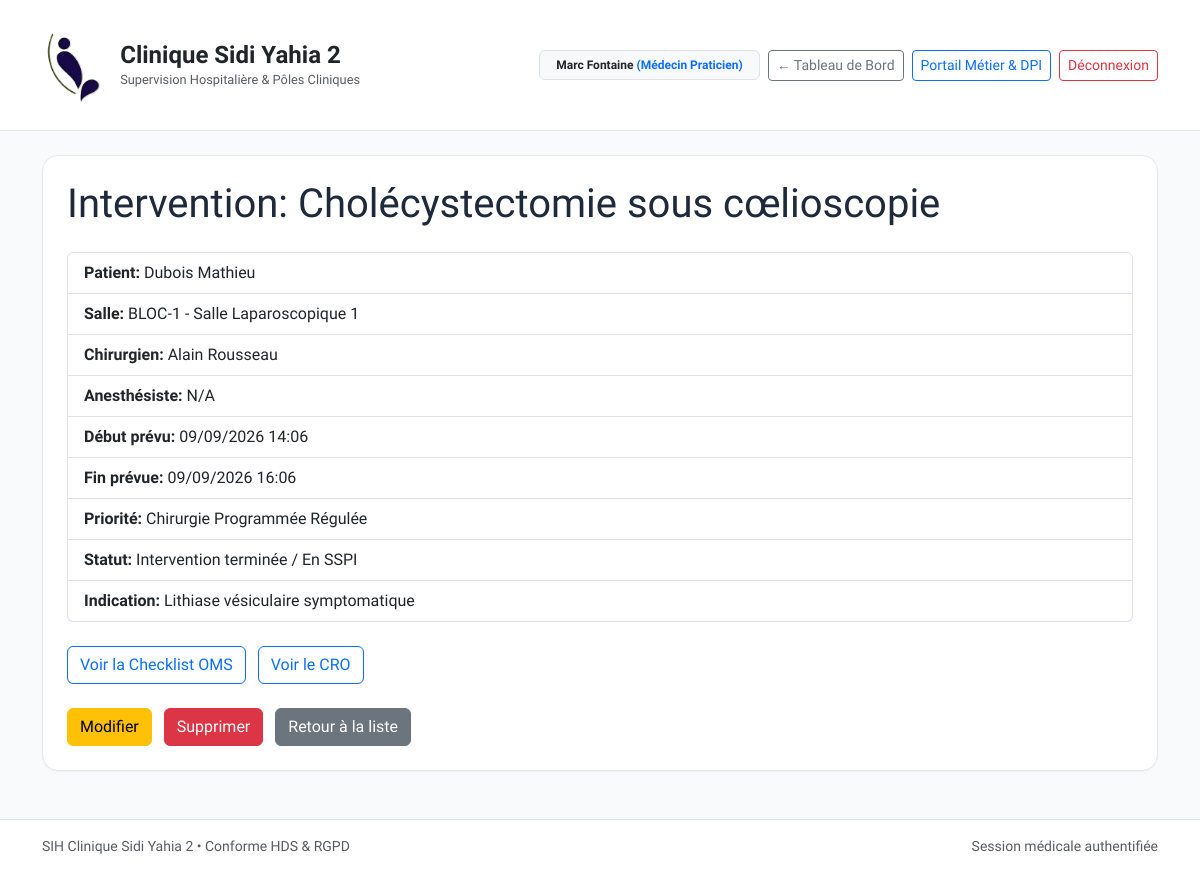
/chirurgie/intervention/1/ (signed in), run on the app's committed database.
### apps/core/models.py (models this page shows, shortened)
class CustomUser(AbstractUser):
    role = models.CharField(
        max_length=30,
        choices=UserRole.choices,
        default=UserRole.MEDECIN,
        verbose_name="Rôle hospitalier",
    )
    department = models.ForeignKey(
        Department,
        on_delete=models.PROTECT,
        null=True,
        blank=True,
        related_name="staff_members",
        verbose_name="Département d'affectation",
    )
    license_number = models.CharField(
        max_length=30,
        blank=True,
        verbose_name="Numéro RPPS / ADELI",
        help_text="Identifiant national des professionnels de santé",
    )
    phone_number = models.CharField(
        max_length=20,
        blank=True,
        verbose_name="Numéro de téléphone d'urgence / Bip",
    )
    class Meta:
        verbose_name = "Personnel Médical / Utilisateur"
        verbose_name_plural = "Personnel Médical / Utilisateurs"

class AuditableModel(models.Model):
    created_at = models.DateTimeField(
        auto_now_add=True,
        verbose_name="Date de création",
        help_text="Horodatage immuable de l'enregistrement",
    )
    updated_at = models.DateTimeField(
        auto_now=True,
        verbose_name="Dernière mise à jour",
        help_text="Horodatage automatique de la dernière modification",
    )
    class Meta:
        abstract = True

class Patient(AuditableModel):
    ipp = models.CharField(
        max_length=20,
        unique=True,
        editable=False,
        verbose_name="IPP (Identifiant Permanent Patient)",
        help_text="Format normalisé : IPP-YYYY-XXXXXX",
    )
    nir = models.CharField(
        max_length=15,
        unique=True,
        validators=[validate_french_nir],
        verbose_name="Numéro de Sécurité Sociale (NIR)",
        help_text="15 caractères avec clé de contrôle",
    )
    last_name = models.CharField(max_length=100, verbose_name="Nom usuel")
    first_name = models.CharField(max_length=100, verbose_name="Prénom")
    maiden_name = models.CharField(max_length=100, blank=True, verbose_name="Nom de naissance")
    birth_date = models.DateField(verbose_name="Date de naissance")
    gender = models.CharField(
        max_length=1,
        choices=[("M", "Masculin"), ("F", "Féminin"), ("I", "Indéterminé")],
        verbose_name="Sexe biologique",
    )
    blood_group = models.CharField(
        max_length=4,
        choices=BloodGroup.choices,
        default=BloodGroup.INDETERMINE,
        verbose_name="Groupe sanguin & Rhésus",
    )
    current_status = models.ForeignKey(
        PatientStatusConfig,
        on_delete=models.PROTECT,
        null=True,
        blank=True,
        related_name="patients",
        verbose_name="Statut actuel du patient",
    )
    status_updated_at = models.DateTimeField(
        null=True,
        blank=True,
        verbose_name="Dernier changement de statut",
    )
    known_allergies = models.TextField(blank=True, verbose_name="Allergies connues")
    major_medical_history = models.TextField(blank=True, verbose_name="Antécédents médico-chirurgicaux majeurs")
    ongoing_treatments = models.TextField(blank=True, verbose_name="Traitements en cours")
    trusted_person_name = models.CharField(max_length=120, blank=True, verbose_name="Personne de confiance / Représentant légal")
    trusted_person_relation = models.CharField(
        max_length=80,
        blank=True,
        default="Représentant légal / Tuteur",
        verbose_name="Qualité du représentant légal",
    )
    trusted_person_phone = models.CharField(max_length=25, blank=True, verbose_name="Téléphone de la personne de confiance")
    phone = models.CharField(max_length=25, blank=True, verbose_name="Téléphone patient")
    email = models.EmailField(blank=True, verbose_name="Adresse courriel")
    address = models.CharField(max_length=255, blank=True, verbose_name="Adresse postale")
    city = models.CharField(max_length=100, blank=True, verbose_name="Ville / Commune")
    state_province = models.CharField(max_length=100, blank=True, verbose_name="Wilaya / Province / État")
    national_id_number = models.CharField(max_length=50, blank=True, verbose_name="N° PC ou Carte d'Identité (CI)")
    class Meta:
        verbose_name = "Dossier Patient Unique (DPI)"
        verbose_name_plural = "Dossiers Patients Uniques (DPI)"
        ordering = ["last_name", "first_name"]

### apps/chirurgie/models.py (models this page shows, shortened)
class SurgicalIntervention(AuditableModel):
    patient = models.ForeignKey(
        Patient,
        on_delete=models.CASCADE,
        related_name="surgical_interventions",
        verbose_name="Patient (DPI)",
    )
    operating_room = models.ForeignKey(
        OperatingRoom,
        on_delete=models.PROTECT,
        related_name="interventions",
        verbose_name="Salle d'opération",
    )
    lead_surgeon = models.ForeignKey(
        CustomUser,
        on_delete=models.PROTECT,
        limit_choices_to={"role__in": [UserRole.CHIRURGIEN, UserRole.MEDECIN]},
        related_name="lead_surgeries",
        verbose_name="Chirurgien principal",
    )
    anesthesiologist = models.ForeignKey(
        CustomUser,
        on_delete=models.PROTECT,
        null=True,
        blank=True,
        limit_choices_to={"role__in": [UserRole.MEDECIN, UserRole.CHIRURGIEN]},
        related_name="anesthesia_surgeries",
        verbose_name="Médecin Anesthésiste-Réanimateur (MAR)",
    )
    scheduled_start = models.DateTimeField(verbose_name="Début d'intervention prévu")
    scheduled_end = models.DateTimeField(verbose_name="Fin d'intervention prévue")
    procedure_name = models.CharField(max_length=255, verbose_name="Intitulé de l'acte chirurgical")
    surgical_indication = models.TextField(verbose_name="Indication opératoire")
    priority = models.CharField(
        max_length=25,
        choices=SurgicalPriority.choices,
        default=SurgicalPriority.PROGRAMMEE,
        verbose_name="Niveau d'urgence",
    )
    status = models.CharField(
        max_length=20,
        choices=InterventionStatus.choices,
        default=InterventionStatus.PLANIFIEE,
        verbose_name="Statut opératoire",
    )
    class Meta:
        verbose_name = "Intervention Chirurgicale"
        verbose_name_plural = "Interventions Chirurgicales"
        ordering = ["scheduled_start"]

class OperatingRoom(AuditableModel):
    code = models.CharField(max_length=20, unique=True, verbose_name="Code salle")
    name = models.CharField(max_length=100, verbose_name="Désignation de la salle")
    is_septic = models.BooleanField(default=False, verbose_name="Salle dédiée septique")
    is_available = models.BooleanField(default=True, verbose_name="Opérationnelle")
    equipment_summary = models.TextField(blank=True, verbose_name="Équipements intégrés (Coloscopie, Laser, etc.)")
    class Meta:
        verbose_name = "Salle de Bloc Opératoire"
        verbose_name_plural = "Salles de Bloc Opératoire"
        ordering = ["code"]

### apps/chirurgie/views.py (the view)
# urls.py: path("intervention/<int:pk>/", views.InterventionDetailView.as_view(), name="intervention_detail"),
class InterventionDetailView(LoginRequiredMixin, RoleRequiredMixin, DetailView):
    model = SurgicalIntervention
    template_name = "chirurgie/intervention_detail.html"
    context_object_name = "intervention"
    def get_context_data(self, **kwargs):
        context = super().get_context_data(**kwargs)
        context["checklist"] = getattr(self.object, "safety_checklist", None)
        context["report"] = getattr(self.object, "operative_report", None)
        return context

### apps/chirurgie/views.py (called while the page is built)
def user_has_chirurgien_or_medecin(user):
    return user.is_authenticated and (
        user.is_superuser or user.role in [UserRole.ADMIN, UserRole.CHIRURGIEN, UserRole.MEDECIN, UserRole.INFIRMIER]
    )

    def test_func(self):
        return user_has_chirurgien_or_medecin(self.request.user)

### apps/core/context_processors.py (called while the page is built)
def clinic_branding(request: HttpRequest) -> Dict[str, str]:
    return {
        "CLINIC_LOGO_DATA_URI": get_clinic_logo_data_uri(),
    }

### templates/chirurgie/intervention_detail.html (shortened to what this page needs)
{% extends 'base.html' %}
{% load static %}
{% block content %}
<h1 class="mb-4">Intervention: {{ intervention.procedure_name }}</h1>
<ul class="list-group mb-4">
  <li class="list-group-item"><strong>Patient:</strong> {{ intervention.patient.last_name }} {{ intervention.patient.first_name }}</li>
  <li class="list-group-item"><strong>Salle:</strong> {{ intervention.operating_room.code }} - {{ intervention.operating_room.name }}</li>
  <li class="list-group-item"><strong>Chirurgien:</strong> {{ intervention.lead_surgeon.get_full_name }}</li>
  <li class="list-group-item"><strong>Anesthésiste:</strong> {{ intervention.anesthesiologist.get_full_name|default:'N/A' }}</li>
  <li class="list-group-item"><strong>Début prévu:</strong> {{ intervention.scheduled_start|date:"d/m/Y H:i" }}</li>
  <li class="list-group-item"><strong>Fin prévue:</strong> {{ intervention.scheduled_end|date:"d/m/Y H:i" }}</li>
  <li class="list-group-item"><strong>Priorité:</strong> {{ intervention.get_priority_display }}</li>
  <li class="list-group-item"><strong>Statut:</strong> {{ intervention.get_status_display }}</li>
  <li class="list-group-item"><strong>Indication:</strong> {{ intervention.surgical_indication }}</li>
</ul>
<div class="mb-4">
  {% if checklist %}
    <a href="{% url 'chirurgie:checklist_detail' checklist.pk %}" class="btn btn-outline-primary">Voir la Checklist OMS</a>
  {% else %}
    <a href="{% url 'chirurgie:checklist_create' intervention.pk %}" class="btn btn-success">Créer la Checklist OMS</a>
  {% endif %}
  {% if report %}
    <a href="{% url 'chirurgie:report_detail' report.pk %}" class="btn btn-outline-primary ms-2">Voir le CRO</a>
  {% elif intervention.status == 'TERMINEE' %}
    <a href="{% url 'chirurgie:report_create' intervention.pk %}" class="btn btn-success ms-2">Créer le CRO</a>
  {% endif %}
</div>
<a href="{% url 'chirurgie:intervention_update' intervention.pk %}" class="btn btn-warning">Modifier</a>
<a href="{% url 'chirurgie:intervention_delete' intervention.pk %}" class="btn btn-danger ms-2">Supprimer</a>
<a href="{% url 'chirurgie:intervention_list' %}" class="btn btn-secondary ms-2">Retour à la liste</a>
{% endblock %}

### templates/base.html (shortened to what this page needs)
<!DOCTYPE html>
<html lang="fr">
<head>
    <link href="https://cdn.jsdelivr.net/npm/bootstrap@5.3.3/dist/css/bootstrap.min.css" rel="stylesheet">
</head>
<body class="d-flex flex-column min-vh-100">
    <nav class="navbar navbar-expand-lg sih-navbar py-3 mb-4">
        <div class="container">
            <a class="navbar-brand fw-bold text-dark d-flex align-items-center gap-3" href="{% url 'home_dashboard' %}">
                <img src="{{ CLINIC_LOGO_DATA_URI|default:'/static/images/logo_clinique.png' }}"
                    alt="Logo Clinique Sidi Yahia 2" style="height: 88px; width: auto; object-fit: contain;">
                <div>
                    <div class="fs-4 fw-bold lh-sm">Clinique Sidi Yahia 2</div>
                    <div class="text-muted fw-normal" style="font-size: 0.8rem;">Supervision Hospitalière &amp; Pôles
                        Cliniques</div>
                </div>
            </a>
            <div class="d-flex align-items-center gap-2 ms-auto flex-wrap">
                {% if request.user.is_authenticated %}
                <span class="badge bg-light text-dark border px-3 py-2">
                    {{ request.user.get_full_name|default:request.user.username }}
                    <span class="text-primary fw-bold">({{ request.user.get_role_display }})</span>
                </span>
                {% endif %}
                <a href="{% url 'home_dashboard' %}" class="btn btn-sm btn-outline-secondary">
                    &larr; Tableau de Bord
                </a>
                <a href="/admin/" class="btn btn-sm btn-outline-primary">
                    Portail Métier &amp; DPI
                </a>
                <a href="{% url 'logout' %}" class="btn btn-sm btn-outline-danger">
                    Déconnexion
                </a>
            </div>
        </div>
    </nav>
    <main class="container mb-5 flex-grow-1">
        <div class="sih-card p-4">
            {% block content %}{% endblock %}
        </div>
    </main>
    <footer class="bg-white border-top py-3 mt-auto">
        <div class="container d-flex justify-content-between text-muted small">
            <span>SIH Clinique Sidi Yahia 2 &bull; Conforme HDS &amp; RGPD</span>
            <span>Session médicale authentifiée</span>
        </div>
    </footer>
</body>
</html>

### templates/base.html (style rules this page uses)
body { font-family: 'Plus Jakarta Sans', sans-serif; background-color: #f8fafc; color: #1e293b; }
.sih-navbar { background: #ffffff; border-bottom: 1px solid #e2e8f0; }
.sih-card { background: #ffffff; border: 1px solid #e2e8f0; border-radius: 1rem; box-shadow: 0 1px 2px 0 rgba(0, 0, 0, 0.04); }

### data on the page
CustomUser: user.get_full_name "Marc Fontaine", user.role "Médecin Praticien"
SurgicalIntervention: procedure_name "Cholécystectomie sous cœlioscopie", patient.last_name "Dubois", patient.first_name "Mathieu", operating_room.code "BLOC-1", operating_room.name "Salle Laparoscopique 1", lead_surgeon.get_full_name "Alain Rousseau", anesthesiologist.get_full_name "N/A", scheduled_start "09/09/2026 14:06", scheduled_end "09/09/2026 16:06", priority "Chirurgie Programmée Régulée", status "Intervention terminée / En SSPI", surgical_indication "Lithiase vésiculaire symptomatique"
